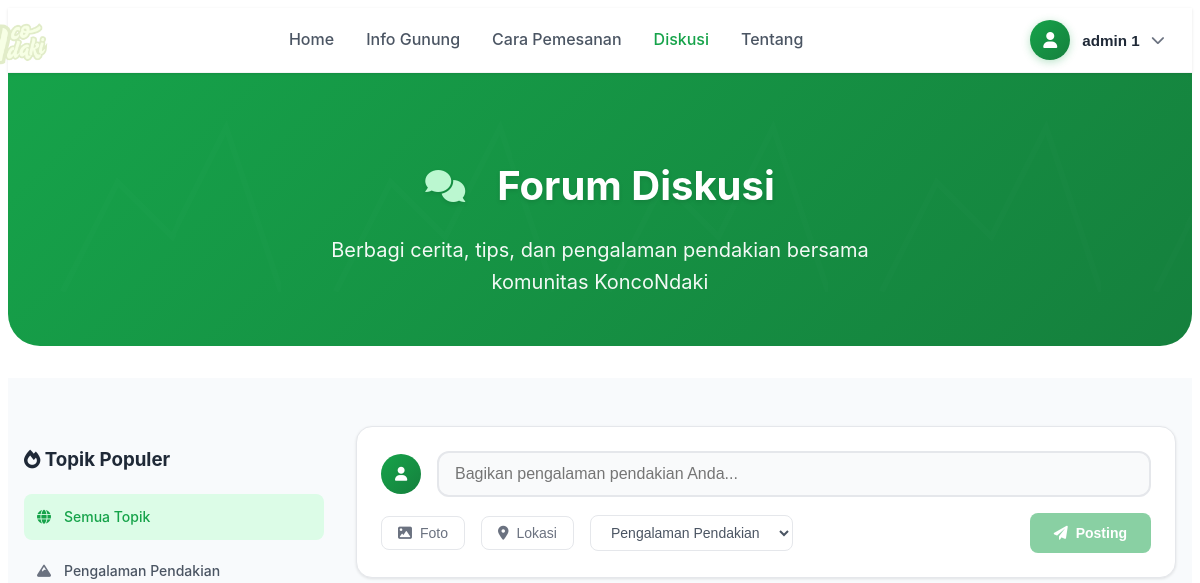
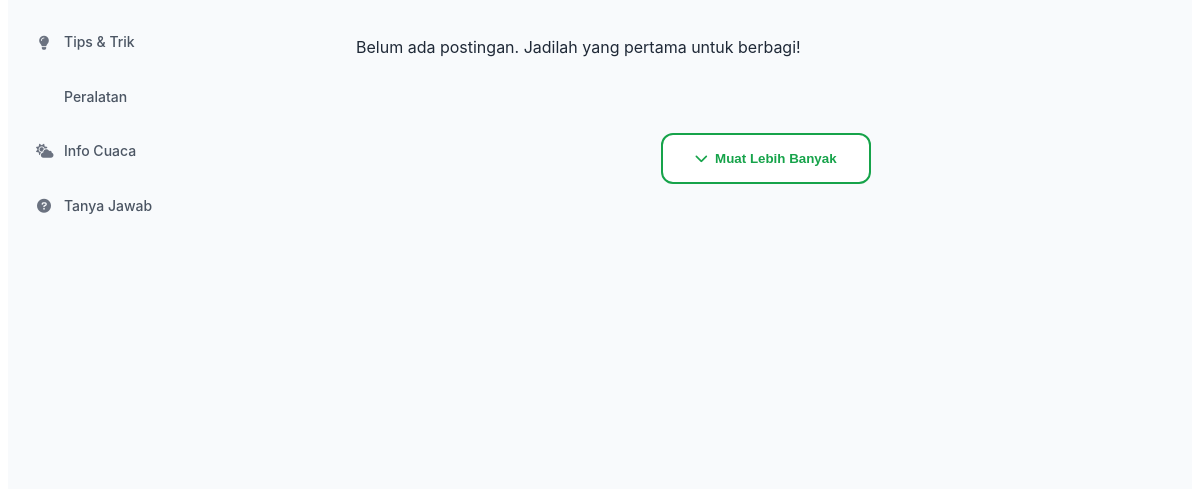
Before: /diskusi.php (signed in, upper part) with the older database file (2 pictures, top to bottom).
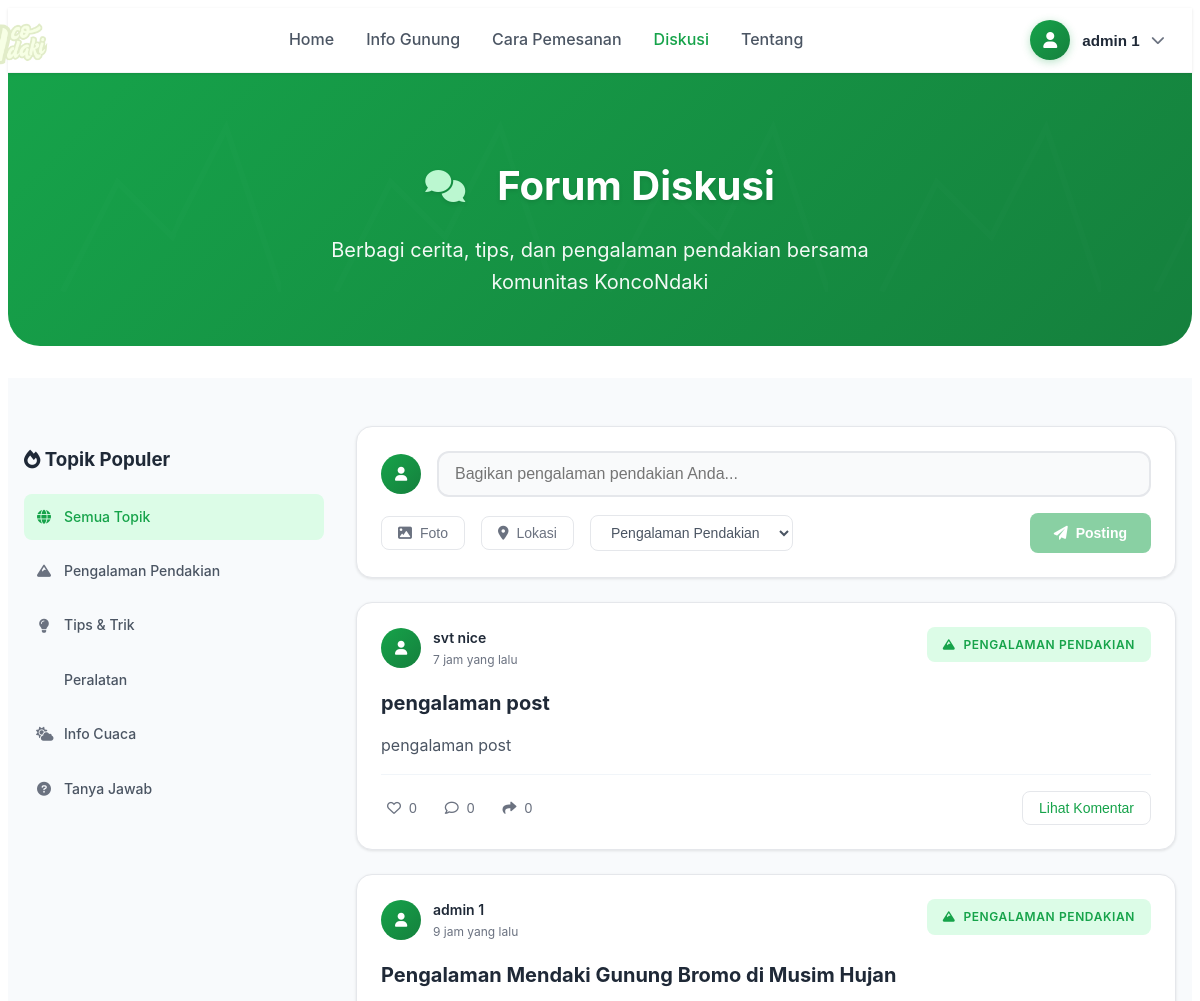
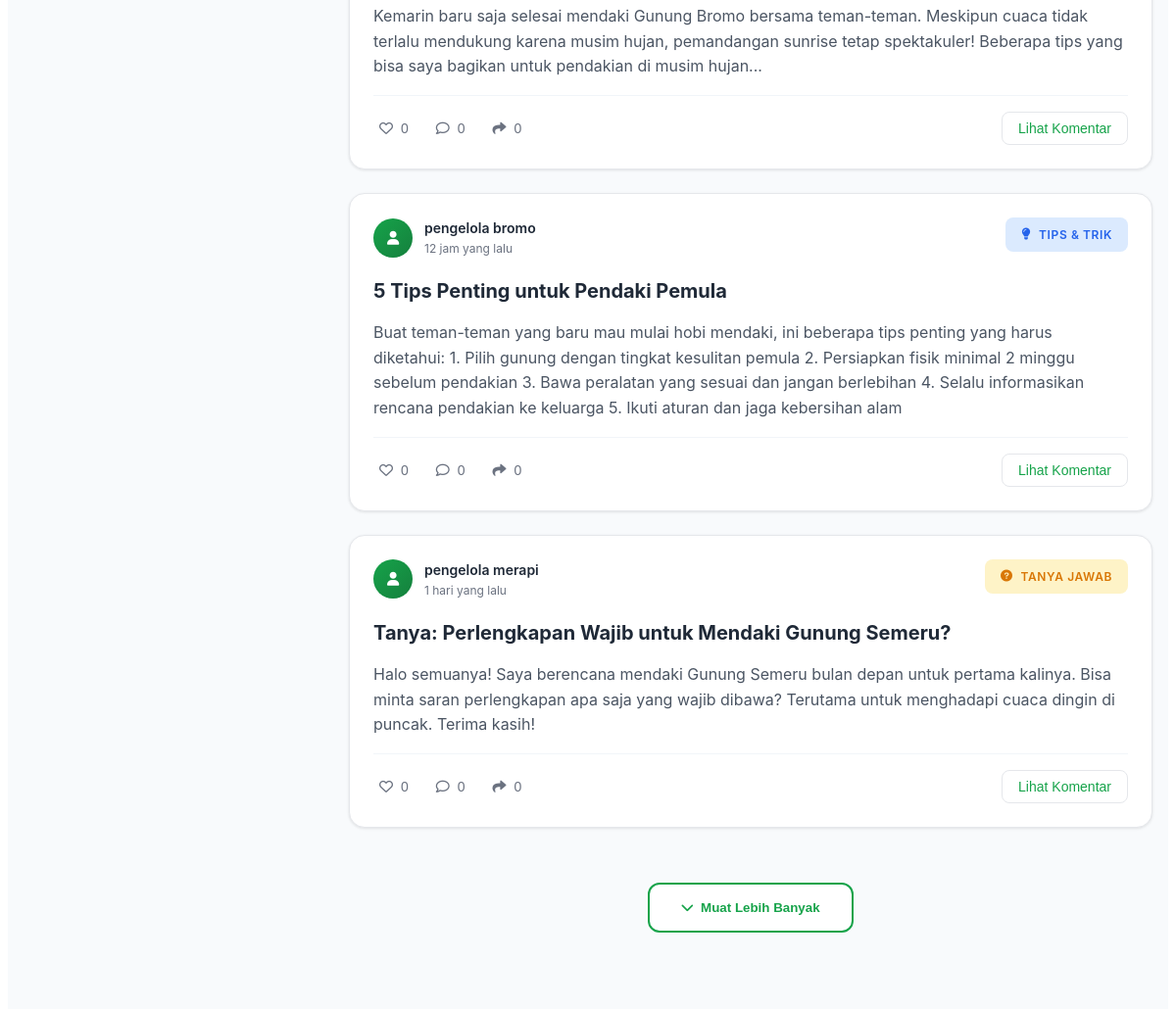
After: the same page with the newer database file (2 pictures, top to bottom).
### tables this page shows
CREATE TABLE `forum_posts` (
  `id` int(11) NOT NULL,
  `user_id` int(11) NOT NULL,
  `title` varchar(255) NOT NULL,
  `content` text NOT NULL,
  `category` enum('pengalaman','tips','peralatan','cuaca','tanya-jawab') NOT NULL DEFAULT 'pengalaman',
  `created_at` timestamp NOT NULL DEFAULT current_timestamp(),
  `updated_at` timestamp NOT NULL DEFAULT current_timestamp() ON UPDATE current_timestamp()
);

CREATE TABLE `users` (
  `id` int(11) NOT NULL,
  `first_name` varchar(100) NOT NULL,
  `last_name` varchar(100) NOT NULL,
  `email` varchar(255) NOT NULL,
  `phone` varchar(20) NOT NULL,
  `password` varchar(255) NOT NULL,
  `role` enum('pendaki','porter','guide','ojek','admin','basecamp','pengelola_gunung') NOT NULL DEFAULT 'pendaki',
  `gunung_bertugas_id` int(11) DEFAULT NULL,
  `gunung_id` int(11) DEFAULT NULL,
  `created_at` datetime NOT NULL,
  `updated_at` timestamp NOT NULL DEFAULT current_timestamp() ON UPDATE current_timestamp(),
  `profile_picture` varchar(255) DEFAULT NULL
);

### diskusi.php (the view, shortened to what this page needs)
<?php
require_once 'config/database.php';
try {
    $stmt = $pdo->prepare("
        SELECT fp.*, u.first_name, u.last_name, u.email,
               COALESCE(l.like_count, 0) as like_count,
               COALESCE(c.comment_count, 0) as comment_count,
               DATE_FORMAT(fp.created_at, '%d/%m/%Y %H:%i') as formatted_date,
               CASE
                   WHEN fp.created_at >= DATE_SUB(NOW(), INTERVAL 1 HOUR) THEN 'Baru saja'
                   WHEN fp.created_at >= DATE_SUB(NOW(), INTERVAL 1 DAY) THEN CONCAT(TIMESTAMPDIFF(HOUR, fp.created_at, NOW()), ' jam yang lalu')
                   ELSE CONCAT(TIMESTAMPDIFF(DAY, fp.created_at, NOW()), ' hari yang lalu')
               END as time_ago
        FROM forum_posts fp
        JOIN users u ON fp.user_id = u.id
        LEFT JOIN (
            SELECT post_id, COUNT(*) as like_count
            FROM forum_likes
            GROUP BY post_id
        ) l ON fp.id = l.post_id
        LEFT JOIN (
            SELECT post_id, COUNT(*) as comment_count
            FROM forum_comments
            GROUP BY post_id
        ) c ON fp.id = c.post_id
        ORDER BY fp.created_at DESC
        LIMIT 10
    ");
    $stmt->execute();
    $initial_posts = $stmt->fetchAll();
} catch (Exception $e) {
    $initial_posts = [];
}
$firstName = $_SESSION['first_name'] ?? 'User';
$lastName = $_SESSION['last_name'] ?? '';
$profilePicture = $_SESSION['profile_picture'] ?? '';
?>
<!DOCTYPE html>
<html lang="id">
<head>
    <link rel="stylesheet" href="styles/style.css">
    <link rel="stylesheet" href="styles/dashboard-styles.css">
    <link rel="stylesheet" href="styles/diskusi.css">
    <link href="https://cdnjs.cloudflare.com/ajax/libs/font-awesome/6.0.0/css/all.min.css" rel="stylesheet">
</head>
<body>
    <nav class="navbar">
        <div class="nav-container">
            <div class="nav-content">
                <div class="logo">
                    <img src="images/logo.png" alt="KoncoNdaki Logo">
                </div>
                <div class="nav-links desktop-nav">
                    <a href="dashboard.php" class="nav-link">Home</a>
                    <a href="info-gunung.php" class="nav-link">Info Gunung</a>
                    <a href="cara-pemesanan.php" class="nav-link">Cara Pemesanan</a>
                    <a href="diskusi.php" class="nav-link active">Diskusi</a>
                    <a href="tentang.php" class="nav-link">Tentang</a>
                </div>
                <div class="user-profile desktop-nav">
                    <div class="profile-dropdown">
                        <button class="profile-btn" id="profileBtn">
                            <div class="profile-avatar">
                                <?php if (!empty($profilePicture)): ?>
                                    <img src="uploads/<?php echo htmlspecialchars($profilePicture); ?>" alt="Foto Profil" class="profile-img">
                                <?php else: ?>
                                    <i class="fas fa-user"></i>
                                <?php endif; ?>
                            </div>
                            <span class="profile-name" id="profileName">
                                <?php echo htmlspecialchars($firstName . ' ' . $lastName); ?>
                            </span>
                            <i class="fas fa-chevron-down profile-arrow"></i>
                        </button>
                    </div>
                </div>
            </div>
        </div>
    </nav>
    <section class="page-header">
        <div class="container">
            <div class="header-content">
                <h1><i class="fas fa-comments"></i> Forum Diskusi</h1>
                <p>Berbagi cerita, tips, dan pengalaman pendakian bersama komunitas KoncoNdaki</p>
            </div>
        </div>
    </section>
    <section class="forum-section">
        <div class="container">
            <div class="forum-layout">
                <div class="forum-sidebar">
                    <div class="sidebar-card">
                        <h3><i class="fas fa-fire"></i> Topik Populer</h3>
                        <div class="popular-topics">
                            <div class="topic-tag active" data-category="all">
                                <i class="fas fa-globe"></i>
                                Semua Topik
                            </div>
                            <div class="topic-tag" data-category="pengalaman">
                                <i class="fas fa-mountain"></i>
                                Pengalaman Pendakian
                            </div>
                            <div class="topic-tag" data-category="tips">
                                <i class="fas fa-lightbulb"></i>
                                Tips & Trik
                            </div>
                            <div class="topic-tag" data-category="peralatan">
                                Peralatan
                            </div>
                            <div class="topic-tag" data-category="cuaca">
                                <i class="fas fa-cloud-sun"></i>
                                Info Cuaca
                            </div>
                            <div class="topic-tag" data-category="tanya-jawab">
                                <i class="fas fa-question-circle"></i>
                                Tanya Jawab
                            </div>
                        </div>
                    </div>
                </div>
                <div class="forum-main">
                    <div class="create-post-card">
                        <div class="create-post-header">
                            <div class="user-avatar">
                                <?php if (!empty($profilePicture)): ?>
                                    <img src="uploads/<?php echo htmlspecialchars($profilePicture); ?>" alt="Foto Profil" class="profile-img">
                                <?php else: ?>
                                    <i class="fas fa-user"></i>
                                <?php endif; ?>
                            </div>
                            <input type="text" placeholder="Bagikan pengalaman pendakian Anda..." id="createPostInput">
                        </div>
                        <div class="create-post-actions">
                            <div class="post-options">
                                <button class="post-option" id="addImageBtn">
                                    <i class="fas fa-image"></i>
                                    Foto
                                </button>
                                <button class="post-option" id="addLocationBtn">
                                    <i class="fas fa-map-marker-alt"></i>
                                    Lokasi
                                </button>
                                <select class="category-select" id="categorySelect">
                                    <option value="pengalaman">Pengalaman Pendakian</option>
                                </select>
                            </div>
                            <button class="btn-post" id="submitPostBtn">
                                <i class="fas fa-paper-plane"></i>
                                Posting
                            </button>
                        </div>
                    </div>
                    <div class="posts-feed" id="postsFeed">
                        <?php if (!empty($initial_posts)): ?>
                            <?php foreach ($initial_posts as $post): ?>
                                <?php
                                $categoryInfo = [
                                    'pengalaman' => ['name' => 'Pengalaman Pendakian', 'icon' => 'fa-mountain', 'class' => 'pengalaman'],
                                    'tips' => ['name' => 'Tips & Trik', 'icon' => 'fa-lightbulb', 'class' => 'tips'],
                                    'peralatan' => ['name' => 'Peralatan', 'icon' => 'fa-backpack', 'class' => 'peralatan'],
                                    'cuaca' => ['name' => 'Info Cuaca', 'icon' => 'fa-cloud-sun', 'class' => 'cuaca'],
                                    'tanya-jawab' => ['name' => 'Tanya Jawab', 'icon' => 'fa-question-circle', 'class' => 'tanya-jawab']
                                ];
                                $category = $categoryInfo[$post['category']] ?? $categoryInfo['pengalaman'];
                                $fullName = htmlspecialchars($post['first_name'] . ' ' . $post['last_name']);
                                ?>
                                <div class="post-card" data-category="<?php echo $post['category']; ?>" data-post-id="<?php echo $post['id']; ?>">
                                    <div class="post-header">
                                        <div class="post-author">
                                            <div class="author-avatar">
                                                <i class="fas fa-user"></i>
                                            </div>
                                            <div class="author-info">
                                                <span class="author-name"><?php echo $fullName; ?></span>
                                                <span class="post-time"><?php echo $post['time_ago']; ?></span>
                                            </div>
                                        </div>
                                        <div class="post-category <?php echo $category['class']; ?>">
                                            <i class="fas <?php echo $category['icon']; ?>"></i>
                                            <?php echo $category['name']; ?>
                                        </div>
                                    </div>
                                    <div class="post-content">
                                        <h3><?php echo htmlspecialchars($post['title']); ?></h3>
                                        <p><?php echo htmlspecialchars($post['content']); ?></p>
                                    </div>
                                    <div class="post-footer">
                                        <div class="post-stats">
                                            <button class="stat-btn like-btn" data-post="<?php echo $post['id']; ?>">
                                                <i class="far fa-heart"></i>
                                                <span><?php echo $post['like_count']; ?></span>
                                            </button>
                                            <button class="stat-btn comment-btn" data-post="<?php echo $post['id']; ?>">
                                                <i class="far fa-comment"></i>
                                                <span><?php echo $post['comment_count']; ?></span>
                                            </button>
                                            <button class="stat-btn share-btn">
                                                <i class="fas fa-share"></i>
                                                <span>0</span>
                                            </button>
                                        </div>
                                        <button class="btn-read-more" onclick="expandPost(<?php echo $post['id']; ?>)">
                                            Lihat Komentar
                                        </button>
                                    </div>
                                </div>
                            <?php endforeach; ?>
                        <?php else: ?>
                            <div class="no-posts">
                                <p>Belum ada postingan. Jadilah yang pertama untuk berbagi!</p>
                            </div>
                        <?php endif; ?>
                    </div>
                    <div class="load-more-section">
                        <button class="btn-load-more" id="loadMoreBtn">
                            <i class="fas fa-chevron-down"></i>
                            Muat Lebih Banyak
                        </button>
                    </div>
                </div>
            </div>
        </div>
    </section>
</body>
</html>

### styles/style.css (style rules this page uses)
body { font-family: -apple-system, BlinkMacSystemFont, 'Segoe UI', Roboto, Oxygen, Ubuntu, Cantarell, sans-serif; line-height: 1.6; color: #1f2937; background-color: #ffffff; }
.container { max-width: 1200px; margin: 0 auto; padding: 0 1rem; }
.navbar { background-color: #ffffff; box-shadow: 0 1px 3px rgba(0, 0, 0, 0.1); border-bottom: 1px solid #f3f4f6; position: sticky; top: 0; z-index: 1000; }
.nav-container { max-width: 1200px; margin: 0 auto; padding: 0 1rem; }
.nav-content { display: flex; justify-content: space-between; align-items: center; height: 4rem; }
.logo { display: flex; align-items: center; gap: 0.5rem; font-size: 1.25rem; font-weight: bold; margin-left: -100px; color: #1f2937; }
.logo img { height: 150%; width: 150%; max-width: 150px; max-height: 150px; object-fit: cover; margin-top: 10px; }
.nav-links { display: flex; align-items: center; gap: 2rem; }
.nav-link { text-decoration: none; color: #4b5563; font-weight: 500; transition: color 0.2s ease; }
.nav-link:hover, .nav-link.active { color: #16a34a; }
.page-header { background: linear-gradient(135deg, #16a34a 0%, #15803d 100%); color: white; padding: 4rem 0 2rem; position: relative; overflow: hidden; border-radius: 0 0 2rem 2rem; margin-bottom: 2rem; }
.page-header .header-content { text-align: center; position: relative; z-index: 1; max-width: 900px; margin: 0 auto; }
.page-header h1 { font-size: 2.5rem; font-weight: 800; margin-bottom: 1rem; display: flex; align-items: center; justify-content: center; gap: 1rem; }
.page-header h1 i { font-size: 2rem; }
.page-header p { font-size: 1.2rem; opacity: 0.9; max-width: 600px; margin: 0 auto 2rem auto; }

### styles/dashboard-styles.css (style rules this page uses)
.user-profile { position: relative; }
.profile-dropdown { position: relative; }
.profile-btn { display: flex; align-items: center; gap: 0.75rem; background: none; border: none; cursor: pointer; padding: 0.75rem; border-radius: 0.75rem; transition: all 0.2s ease; min-width: 0; }
.profile-avatar { width: 2.5rem; height: 2.5rem; background: linear-gradient(135deg, #16a34a 0%, #15803d 100%); border-radius: 50%; display: flex; align-items: center; justify-content: center; color: white; font-size: 1rem; font-weight: 600; box-shadow: 0 2px 8px rgba(22, 163, 74, 0.3); flex-shrink: 0; }
.profile-name { font-weight: 600; color: #1f2937; font-size: 0.95rem; white-space: nowrap; overflow: hidden; text-overflow: ellipsis; max-width: 120px; }
.profile-arrow { color: #6b7280; font-size: 0.875rem; transition: transform 0.2s ease; flex-shrink: 0; }

Changed rows visible on the page:
added forum_posts: user.last_name "svt nice", time_ago "7 jam yang lalu", category "PENGALAMAN PENDAKIAN", title "pengalaman post", content "pengalaman post", like_count "0", comment_count "0"
added forum_posts: user.last_name "admin 1", time_ago "9 jam yang lalu", category "PENGALAMAN PENDAKIAN", title "Pengalaman Mendaki Gunung Bromo di Musim Hujan", content "Kemarin baru saja selesai mendaki Gunung Bromo bersama teman-teman. Meskipun cuaca tidak terlalu mendukung karena musim hujan, pemandangan sunrise tetap spektakuler! Beberapa tips yang bisa saya bagikan untuk pendakian di musim hujan...", like_count "0", comment_count "0"
added forum_posts: user.last_name "pengelola bromo", time_ago "12 jam yang lalu", category "TIPS & TRIK", title "5 Tips Penting untuk Pendaki Pemula", content "Buat teman-teman yang baru mau mulai hobi mendaki, ini beberapa tips penting yang harus diketahui: 1. Pilih gunung dengan tingkat kesulitan pemula 2. Persiapkan fisik minimal 2 minggu sebelum pendakian 3. Bawa peralatan yang sesuai dan jangan berlebihan 4. Selalu informasikan rencana pendakian ke keluarga 5. Ikuti aturan dan jaga kebersihan alam", like_count "0", comment_count "0"
added forum_posts: user.last_name "pengelola merapi", time_ago "1 hari yang lalu", category "TANYA JAWAB", title "Tanya: Perlengkapan Wajib untuk Mendaki Gunung Semeru?", content "Halo semuanya! Saya berencana mendaki Gunung Semeru bulan depan untuk pertama kalinya. Bisa minta saran perlengkapan apa saja yang wajib dibawa? Terutama untuk menghadapi cuaca dingin di puncak. Terima kasih!", like_count "0", comment_count "0"
Other visible differences:
text no longer shown: "Belum ada postingan. Jadilah yang pertama untuk berbagi!"
